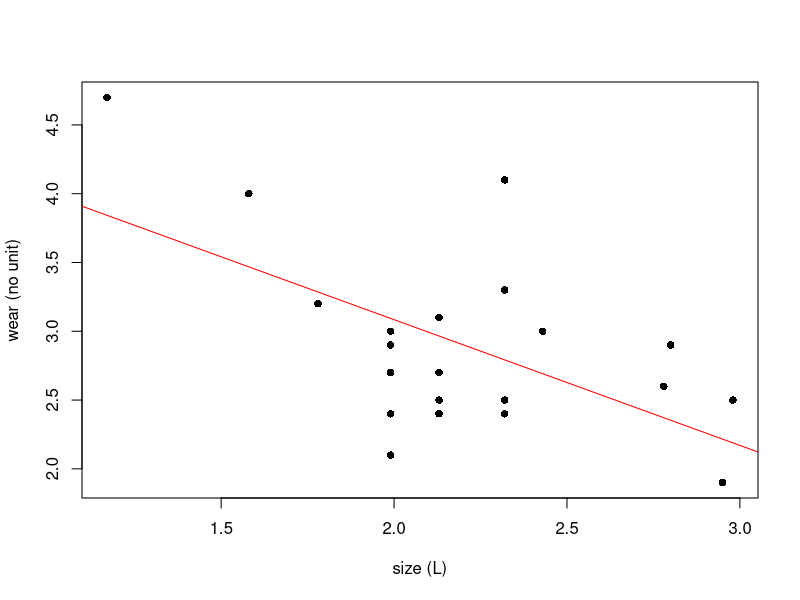
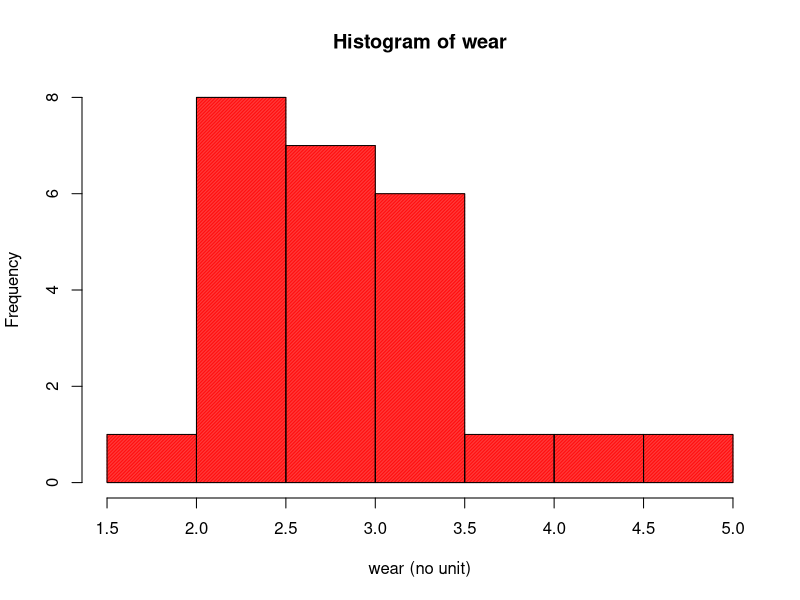
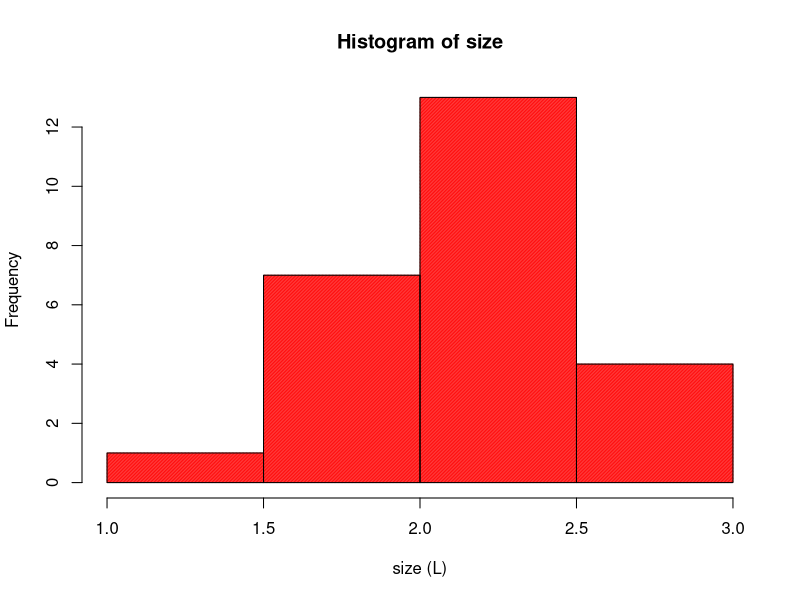
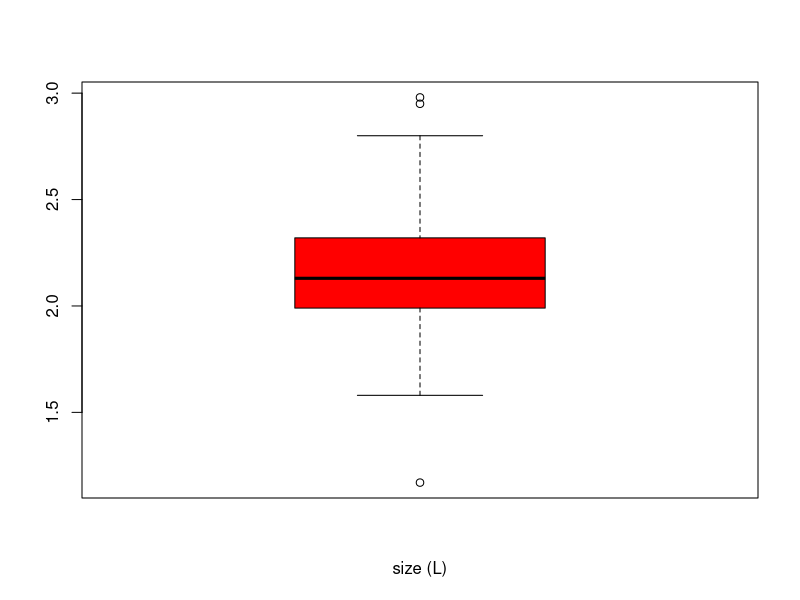
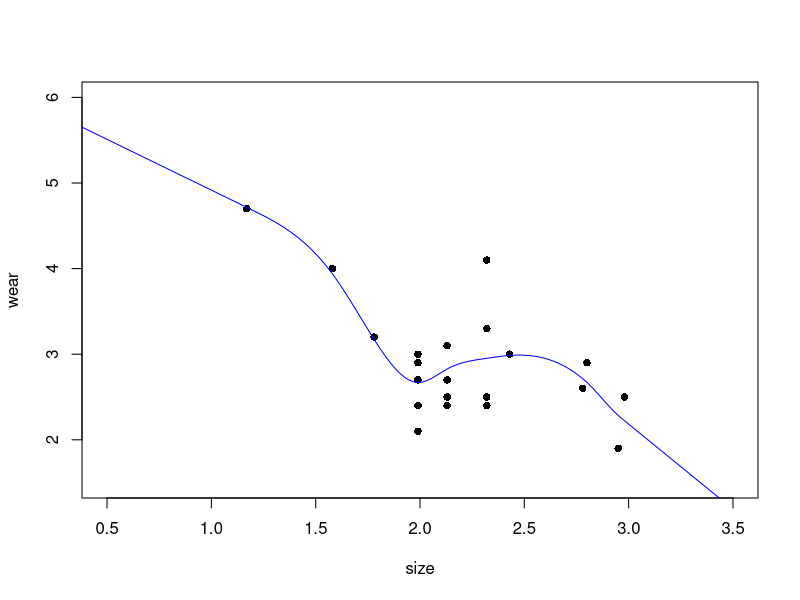
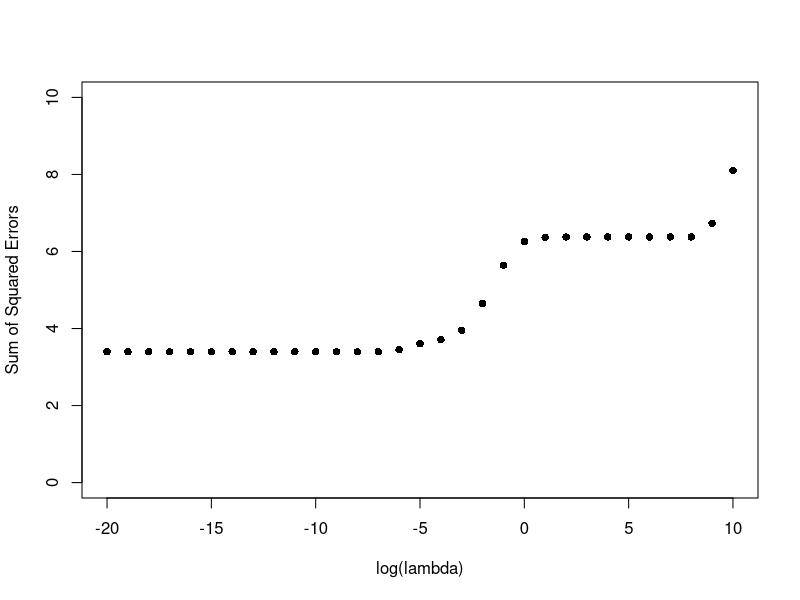
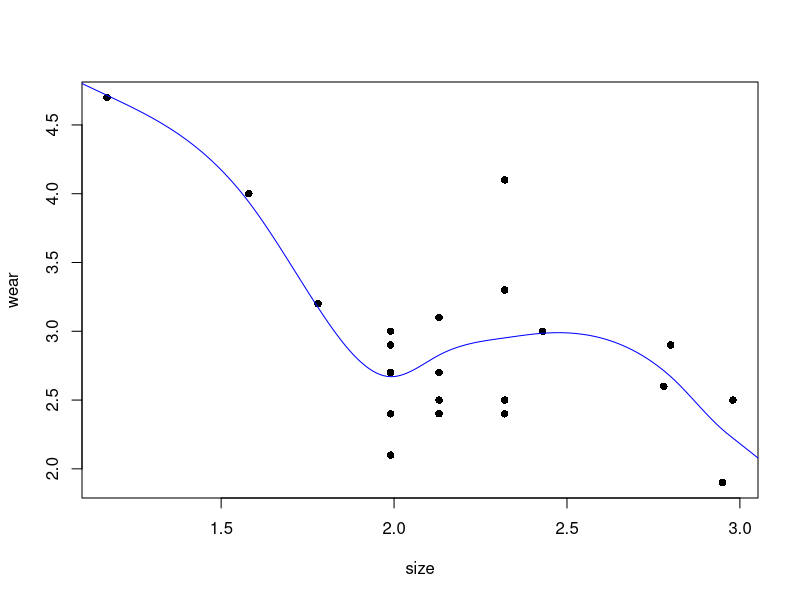
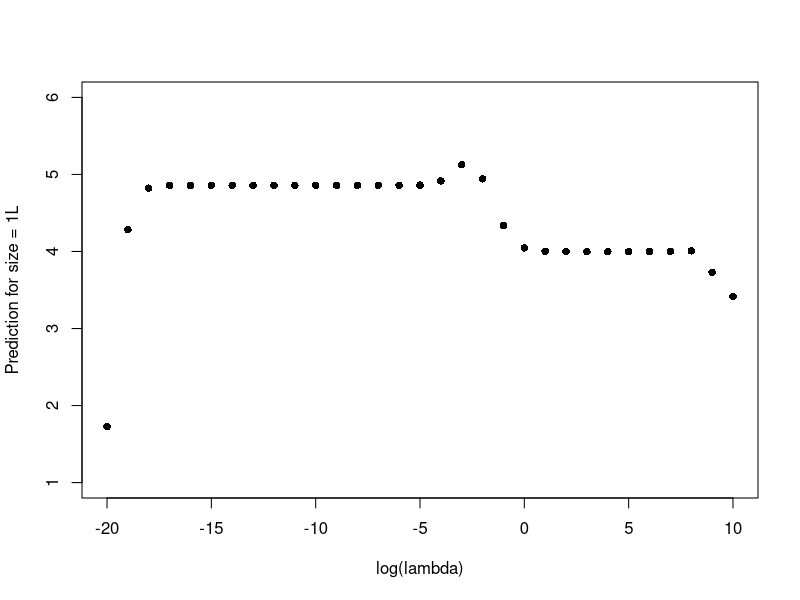

Recreate these plots in R, in order. (Note: a time limit stopped this script after it produced the figures.)
#Level 5

rm(list = ls())
ls()
library(stringr)
library(ggplot2)

#Question 1
Data = read.csv("engine-39.csv",header=T, fill = TRUE)
#attach(Data)
Data
size = Data$size
wear = Data$wear
plot(size,wear,xlab = "size (L)",ylab = "wear (no unit)",pch = 16)
model = lm(wear~size)
abline(model,col= "red")
summary(Data)
mean(wear)
hist(wear,xlab = "wear (no unit)", border = 129,density = 100,col = "red")
hist(size,xlab = "size (L)", border = 129,density = 100,col = "red")
boxplot(size,col = "red",xlab = "size (L)")
cor(wear,size)

#Question 2
#lambda = 0.001727764
plot(size,wear,pch = 16,xlim=c(0.5,3.5), ylim=c(1.5,6))
myfit1 = smooth.spline(size, wear, lambda = 10^-4)
fit.locations = seq(0,10,0.01)
fitted = predict(myfit1, fit.locations)
lines(fitted, col="blue")
#fitted(splinefit)
#wear
SSE = (fitted(myfit1) - wear)^2
SSE
sum(SSE) #4.650879
#lines(fitted(spline.fit),col = 'blue',lwd = 2)
#mysplinefit2 = splinefun(size, wear, method="natural")

#Question 3
my_listx <- list()
my_listy <- list()
for (i in -20:10) {
  # Your code here
  my_listx <- append(my_listx, i)
  myfit = smooth.spline(size, wear, lambda = 10^i)
  fit.locations = seq(0,10,0.01)
  fitted = predict(myfit, fit.locations)
  #lines(fitted, col="blue")
  SSE = (fitted(myfit) - wear)^2
  #SSE
  my_listy <- append(my_listy, sum(SSE))
  
}
my_listx
my_listy
plot(my_listx,my_listy,xlim=c(-20,10), ylim=c(0,10),xlab = "log(lambda)",ylab = "Sum of Squared Errors",pch = 16)


plot(size,wear,pch = 16)
myfit1 = smooth.spline(size, wear, lambda = 10^-4)
fit.locations = seq(0,10,0.01)
fitted = predict(myfit1, fit.locations)
lines(fitted, col="blue")
SSE = (fitted(myfit1) - wear)^2
#SSE
print(sum(SSE))


#Question 4
print(predict(myfit1,2.6))
my_listx <- list()
my_listy <- list()
for (i in -20:10) {
  # Your code here
  my_listx <- append(my_listx, i)
  myfit1 = smooth.spline(size, wear, lambda = 10^i)
  my_listy <- append(my_listy, predict(myfit1,1)$y)
  
}
my_listx
my_listy
plot(my_listx,my_listy,xlim=c(-20,10), ylim=c(1,6),xlab = "log(lambda)",ylab = "Prediction for size = 1L",pch = 16)

#Question 5
my_listx <- list()
my_listy <- list()
for (i in -20:10) {
  # Your code here
  my_listx <- append(my_listx, i)
  myfit = smooth.spline(size, wear, lambda = 10^i)
  fit.locations = seq(0,10,0.01)
  fitted = predict(myfit, fit.locations)
  #lines(fitted, col="blue")
  SSE = (fitted(myfit) - wear)^2
  #SSE
  my_listy <- append(my_listy, myfit$crit)
  
}
my_listx
my_listy
plot(my_listx,my_listy,xlim=c(-20,10), ylim=c(0,0.6),xlab = "log(lambda)",ylab = "Q_ocv",pch = 16)


# plot(size,wear,pch = 16)
# myfit1 = smooth.spline(size, wear, lambda = 10^-4)
# fit.locations = seq(0,10,0.01)
# fitted = predict(myfit1, fit.locations)
# lines(fitted, col="blue")
# SSE = (fitted(myfit1) - wear)^2
# #SSE
# print(sum(SSE))

plot(size,wear,pch = 16)
myfit1 = smooth.spline(size, wear, cv = TRUE)
fit.locations = seq(0,10,0.01)
fitted = predict(myfit1, fit.locations)
lines(fitted, col="blue")
SSE = (fitted(myfit1) - wear)^2
#SSE
print(sum(SSE))
myfit1$cv.crit
myfit1$lambda
round(0.001727764,2)

#Question 6
end = FALSE
lamb = 10^-3
count = 0
chk = 0
while(end==FALSE)
{
  #my_listx <- append(my_listx, i)
  l = lamb + count*0.01
  myfit = smooth.spline(size, wear, lambda = l)
  fit.locations = seq(0,4,0.01)
  fitted = predict(myfit, size)
  #print(class(fitted))
  for (i in 1:length(fitted$y))
  {
    if (fitted$y[i+1] < fitted$y[i])
    {
      chk = 1
      break
    }
  }
  if (chk == 0)
  {
    end = TRUE
  }
  chk = 0
  count = count + 1
}
print("The lowest lambda which leads to a monotonic fitted spline is : ",l)

plot(size,wear,pch = 16)
myfit1 = smooth.spline(size, wear, lambda = 4*(10^-3))
fit.locations = seq(0,10,0.01)
fitted = predict(myfit1, fit.locations)
lines(fitted, col="blue")
SSE = (fitted(myfit1) - wear)^2
#SSE
print(sum(SSE))
